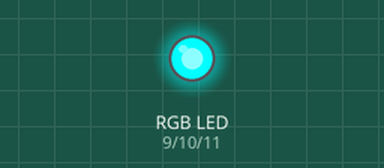
Bench run of a sketch on a simulated Arduino Uno, built with avr-gcc and run on an emulated ATmega328P. On the bench: an RGB LED mixed from three pins (HIGH = lit).

Above: at 0.05 s.
At 1.75 s:
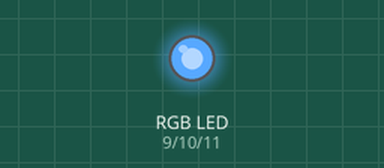
At 3.55 s:
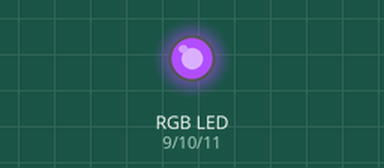
At 7.15 s:
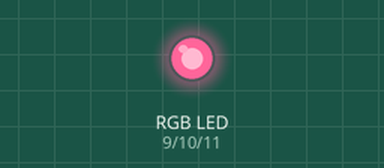
At 10.75 s:
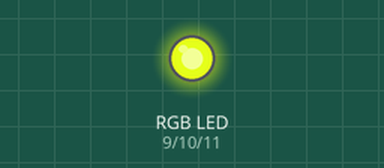
At 14.35 s:
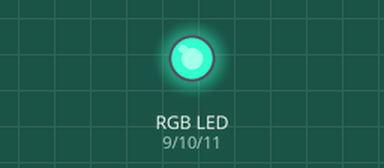
Timing chart, 0 to 19.9 s (numbered marks = the images above):
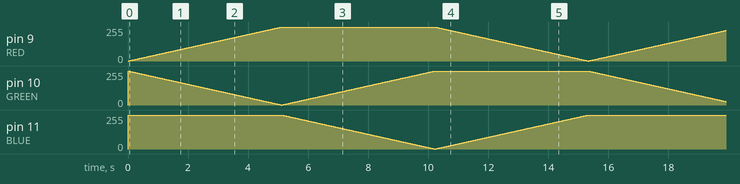

The sketch:

RGBSpectrum.ino
```cpp
/*
Produce colors of visible light spectrum through RGB colors on a common anode multi-color LED.
Cycles through Roy G Biv.
This LED has all the positive leads connected to one pin. From the flat side of the LED
the leads are red(cathode), common anode(+), green(cathode), and blue(cathode). The common anode is the
longest lead. Use a 220 ohm resistor from each cathode to the Arduino.
In this example we set the Arduino pins to low to allow current to flow back into the Arduino.
*/

#define RED 9
#define GREEN 10
#define BLUE 11
#define DELAY 20

void setup() {
  pinMode(RED, OUTPUT);
  pinMode(GREEN, OUTPUT);
  pinMode(BLUE, OUTPUT);
}

void loop() {
  // fade from red to green
  for (int i = 0; i < 255; i++) {
    analogWrite(RED, i);          // red initially on
    analogWrite(GREEN, 255 - i);  // green initially off
    analogWrite(BLUE, 255);       // blue off
    delay(DELAY);
  }

  // fade from green to blue
  for (int i = 0; i < 255; i++) {
    analogWrite(RED, 255);       // red off
    analogWrite(GREEN, i);       // green initially on
    analogWrite(BLUE, 255 - i);  // blue initially off
    delay(DELAY);
  }

  // fade from blue to red
  for (int i = 0; i < 255; i++) {
    analogWrite(RED, 255 - i);  // red initially off
    analogWrite(GREEN, 255);    // green off
    analogWrite(BLUE, i);       // blue initially on
    delay(DELAY);
  }
}
```
